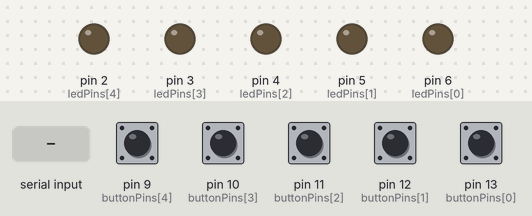
Bench run of a sketch on a simulated Arduino Uno, built with avr-gcc and run on an emulated ATmega328P. Shown: output pins drawn as LEDs (lit = HIGH). Inputs (shaded band) come from the test bench; at power-on: pin 9 (buttonPins[4]), pin 10 (buttonPins[3]), pin 11 (buttonPins[2]), pin 12 (buttonPins[1]), pin 13 (buttonPins[0]) HIGH. What the sketch prints to the serial monitor is not drawn.

Above: at 1.2 s.
1.3 s: "5\n" received over Serial
At 1.9 s:
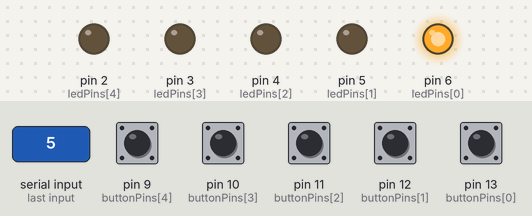
2.8 s: pin 9 (buttonPins[4]) pulled LOW for 0.15 s
Timing chart, 0 to 5.8 s (numbered marks = the images above; inputs shaded):
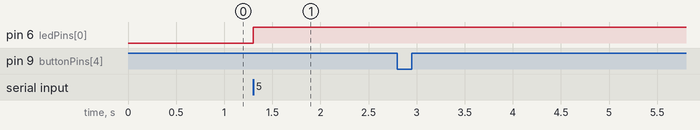

The sketch:

elevatorSimArduino.ino
```cpp
const int buttonPins[] = {13, 12, 11, 10, 9};
const int ledPins[] = {6, 5, 4, 3, 2};
const int numButtons = sizeof(buttonPins) / sizeof(buttonPins[0]);
const int floors[] = {5, 4, 3, 2, 1};

int buttonStates[numButtons];

void setup() {
  Serial.begin(57600);
  for (int i = 0; i < numButtons; i++) {
    pinMode(buttonPins[i], INPUT_PULLUP);
    pinMode(ledPins[i], OUTPUT);
    digitalWrite(ledPins[i], LOW);
    buttonStates[i] = digitalRead(buttonPins[i]);
  }
}

void loop() {
  for (int i = 0; i < numButtons; i++) {
    int currentState = digitalRead(buttonPins[i]);
    if (currentState == LOW && buttonStates[i] == HIGH) {
      Serial.println(floors[i]);
      buttonStates[i] = LOW;
    } else if (currentState == HIGH && buttonStates[i] == LOW) {
      buttonStates[i] = HIGH;
    }
  }
  delay(50);

  if (Serial.available() > 0) {
    int floorLed = Serial.parseInt();
    if (floorLed > 0 && floorLed <= 5) {
      for (int i = 0; i < numButtons; i++) {
        digitalWrite(ledPins[i], (floors[i] == floorLed) ? HIGH : LOW);
      }
    }
  }
}
```

Measured:
- after the input at 1.3 s, pin 6 (ledPins[0]): LOW → HIGH at once
- after the input at 2.8 s, every drawn part: stays the same
